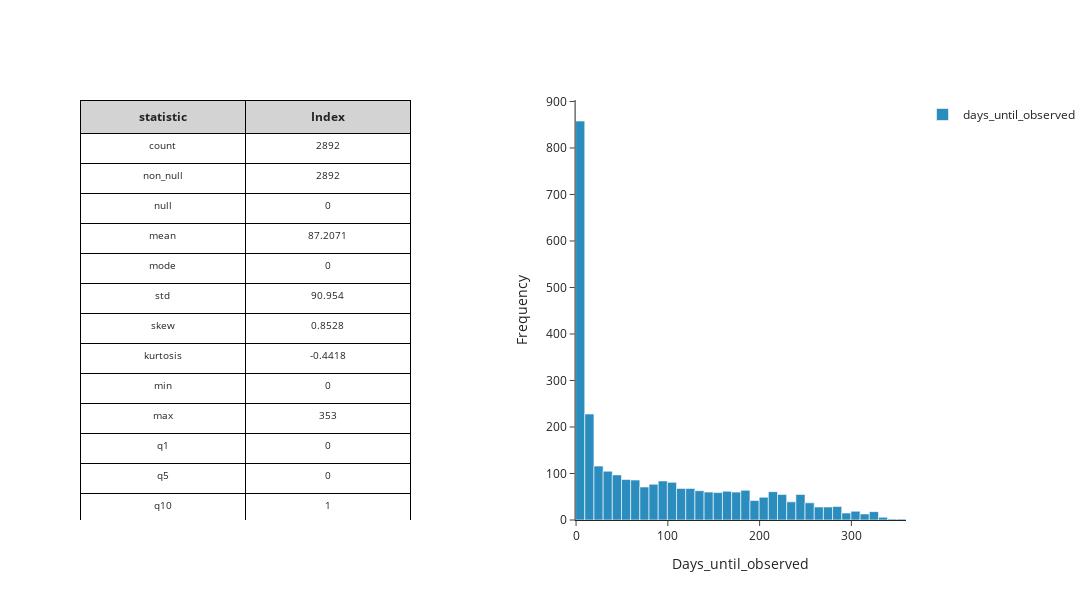

Notebook cell for this chart:
### Code cell
## RECENCY
col_name = 'days_until_observed'
stat_df = mk.distribution_statistics_table(customers_screenshot_summary_df, value_col=col_name)
fig = mk.create_histogram_plotly(customers_screenshot_summary_df, col_name)
mk.stack_plotly_figure_with_dataframe(stat_df, fig)

### Figure 1 — Plotly figure (JSON) as saved in the notebook; plotly's stock layout.template omitted (floating-point values rounded to 4 significant figures; data arrays with more than 128 entries replaced by an {"elided": "..."} marker saying what was removed)
{"data": [{"cells": {"align": "center", "fill": {"color": "white"}, "font": {"size": 10}, "height": 30, "line": {"color": "black"}, "values": [["count", "non_null", "null", "mean", "mode", "std", "skew", "kurtosis", "min", "max", "q1", "q5", "q10", "q15", "q20", "q25", "q30", "q35", "q40", "q45", "q50", "q55", "q60", "q65", "q70", "q75", "q80", "q85", "q90", "q95", "q99"], [2892, 2892, 0, 87.21, 0, 90.95, 0.8528, -0.4418, 0, 353, 0, 0, 1, 2, 4, 6, 10, 15, 26, 39, 54, 71.05, 91, 108, 129, 154, 177, 203, 230, 264, 317.1]]}, "columnwidth": [0.5, 0.5], "domain": {"x": [0, 0.4], "y": [0, 1]}, "header": {"align": "center", "fill": {"color": "lightgrey"}, "font": {"size": 12}, "line": {"color": "black"}, "values": ["<b>statistic</b>", "<b>Index</b>"]}, "type": "table"}, {"hovertemplate": "Value: %{x}<br>Frequency: %{y}<extra></extra>", "marker": {"color": "#2b8cbe"}, "name": "days_until_observed", "type": "histogram", "x": {"elided": "2892 int values"}}], "layout": {"height": 600, "showlegend": true, "title": {"text": ""}, "width": 1200, "xaxis": {"anchor": "y", "domain": [0.6, 1], "title": {"text": "Days_until_observed"}}, "yaxis": {"anchor": "x", "domain": [0, 1], "title": {"text": "Frequency"}}}}
